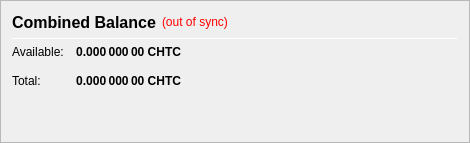
                   <widget class="QFrame" name="frame_CombinedBalances">
                    <property name="minimumSize">
                     <size>
                      <width>470</width>
                      <height>0</height>
                     </size>
                    </property>
                    <property name="frameShape">
                     <enum>QFrame::StyledPanel</enum>
                    </property>
                    <property name="frameShadow">
                     <enum>QFrame::Raised</enum>
                    </property>
                    <layout class="QVBoxLayout" name="verticalLayout_5">
                     <item>
                      <layout class="QHBoxLayout" name="horizontalLayout_5" stretch="0,0,0">
                       <item>
                        <widget class="QLabel" name="label_5z">
                         <property name="minimumSize">
                          <size>
                           <width>0</width>
                           <height>20</height>
                          </size>
                         </property>
                         <property name="font">
                          <font>
                           <pointsize>12</pointsize>
                           <weight>75</weight>
                           <bold>true</bold>
                          </font>
                         </property>
                         <property name="toolTip">
                          <string>Combined Balance (including unconfirmed and immature coins)</string>
                         </property>
                         <property name="text">
                          <string>Combined Balance</string>
                         </property>
                        </widget>
                       </item>
                       <item>
                        <widget class="QLabel" name="labelWalletStatus">
                         <property name="cursor">
                          <cursorShape>WhatsThisCursor</cursorShape>
                         </property>
                         <property name="toolTip">
                          <string>The displayed information may be out of date. Your wallet automatically synchronizes with the CHTC network after a connection is established, but this process has not completed yet.</string>
                         </property>
                         <property name="styleSheet">
                          <string notr="true">QLabel { color: red; }</string>
                         </property>
                         <property name="text">
                          <string notr="true">(out of sync)</string>
                         </property>
                         <property name="alignment">
                          <set>Qt::AlignLeading|Qt::AlignLeft|Qt::AlignVCenter</set>
                         </property>
                        </widget>
                       </item>
                       <item>
                        <spacer name="horizontalSpacer_1">
                         <property name="orientation">
                          <enum>Qt::Horizontal</enum>
                         </property>
                         <property name="sizeHint" stdset="0">
                          <size>
                           <width>40</width>
                           <height>20</height>
                          </size>
                         </property>
                        </spacer>
                       </item>
                      </layout>
                     </item>
                     <item>
                      <widget class="Line" name="line_CombinedBalance">
                       <property name="minimumSize">
                        <size>
                         <width>0</width>
                         <height>1</height>
                        </size>
                       </property>
                       <property name="maximumSize">
                        <size>
                         <width>16777215</width>
                         <height>1</height>
                        </size>
                       </property>
                       <property name="orientation">
                        <enum>Qt::Horizontal</enum>
                       </property>
                      </widget>
                     </item>
                     <item>
                      <layout class="QGridLayout" name="gridLayout_3">
                       <property name="spacing">
                        <number>12</number>
                       </property>
                       <item row="1" column="0">
                        <widget class="QLabel" name="labelBalanceTextz">
                         <property name="text">
                          <string>Available:</string>
                         </property>
                        </widget>
                       </item>
                       <item row="1" column="1">
                        <widget class="QLabel" name="labelBalancez">
                         <property name="font">
                          <font>
                           <weight>75</weight>
                           <bold>true</bold>
                          </font>
                         </property>
                         <property name="cursor">
                          <cursorShape>IBeamCursor</cursorShape>
                         </property>
                         <property name="toolTip">
                          <string>Your current spendable balance</string>
                         </property>
                         <property name="text">
                          <string notr="true">0.000 000 00 CHTC</string>
                         </property>
                         <property name="alignment">
                          <set>Qt::AlignRight|Qt::AlignTrailing|Qt::AlignVCenter</set>
                         </property>
                         <property name="textInteractionFlags">
                          <set>Qt::LinksAccessibleByMouse|Qt::TextSelectableByKeyboard|Qt::TextSelectableByMouse</set>
                         </property>
                        </widget>
                       </item>
                       <item row="2" column="0">
                        <widget class="QLabel" name="labelTotalTextz">
                         <property name="text">
                          <string>Total:</string>
                         </property>
                        </widget>
                       </item>
                       <item row="2" column="1">
                        <widget class="QLabel" name="labelTotalz">
                         <property name="font">
                          <font>
                           <weight>75</weight>
                           <bold>true</bold>
                          </font>
                         </property>
                         <property name="cursor">
                          <cursorShape>IBeamCursor</cursorShape>
                         </property>
                         <property name="toolTip">
                          <string>Total Balance, including all unavailable coins.</string>
                         </property>
                         <property name="text">
                          <string notr="true">0.000 000 00 CHTC</string>
                         </property>
                         <property name="alignment">
                          <set>Qt::AlignRight|Qt::AlignTrailing|Qt::AlignVCenter</set>
                         </property>
                         <property name="textInteractionFlags">
                          <set>Qt::LinksAccessibleByMouse|Qt::TextSelectableByKeyboard|Qt::TextSelectableByMouse</set>
                         </property>
                        </widget>
                       </item>
                       <item row="2" column="3">
                        <spacer name="horizontalSpacer_2">
                         <property name="orientation">
                          <enum>Qt::Horizontal</enum>
                         </property>
                         <property name="sizeHint" stdset="0">
                          <size>
                           <width>40</width>
                           <height>20</height>
                          </size>
                         </property>
                        </spacer>
                       </item>
                      </layout>
                     </item>
                     <item>
                      <spacer name="verticalSpacer_1">
                       <property name="orientation">
                        <enum>Qt::Vertical</enum>
                       </property>
                       <property name="sizeHint" stdset="0">
                        <size>
                         <width>20</width>
                         <height>40</height>
                        </size>
                       </property>
                      </spacer>
                     </item>
                    </layout>
                   </widget>
